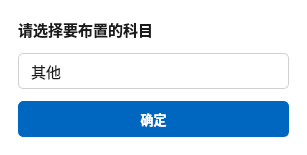
<?xml version="1.0" encoding="UTF-8"?>
<ui version="4.0">
 <class>Form</class>
 <widget class="QWidget" name="Form">
  <property name="geometry">
   <rect>
    <x>0</x>
    <y>0</y>
    <width>307</width>
    <height>155</height>
   </rect>
  </property>
  <property name="sizePolicy">
   <sizepolicy hsizetype="Minimum" vsizetype="Minimum">
    <horstretch>0</horstretch>
    <verstretch>0</verstretch>
   </sizepolicy>
  </property>
  <property name="minimumSize">
   <size>
    <width>307</width>
    <height>155</height>
   </size>
  </property>
  <property name="windowTitle">
   <string>Form</string>
  </property>
  <property name="styleSheet">
   <string notr="true">#Form {
    background-color: #FFFFFF;
}</string>
  </property>
  <layout class="QVBoxLayout" name="verticalLayout">
   <property name="leftMargin">
    <number>18</number>
   </property>
   <property name="topMargin">
    <number>18</number>
   </property>
   <property name="rightMargin">
    <number>18</number>
   </property>
   <property name="bottomMargin">
    <number>18</number>
   </property>
   <property name="spacing">
    <number>12</number>
   </property>
   <item>
    <widget class="QLabel" name="label">
     <property name="sizePolicy">
      <sizepolicy hsizetype="Preferred" vsizetype="Fixed">
       <horstretch>0</horstretch>
       <verstretch>0</verstretch>
      </sizepolicy>
     </property>
     <property name="font">
      <font>
       <family>微软雅黑</family>
       <pointsize>11</pointsize>
       <weight>75</weight>
       <bold>true</bold>
      </font>
     </property>
     <property name="styleSheet">
      <string notr="true">QLabel {
    color: #1B1B1B;
    background: transparent;
    border: none;
}</string>
     </property>
     <property name="text">
      <string>请选择要布置的科目</string>
     </property>
    </widget>
   </item>
   <item>
    <widget class="QComboBox" name="subject_choice">
     <property name="minimumSize">
      <size>
       <width>0</width>
       <height>34</height>
      </size>
     </property>
     <property name="font">
      <font>
       <family>微软雅黑</family>
       <pointsize>11</pointsize>
      </font>
     </property>
     <property name="styleSheet">
      <string notr="true">QComboBox {
    background-color: #FFFFFF;
    color: #1B1B1B;
    border: 1px solid #D0D0D0;
    border-radius: 5px;
    padding: 4px 12px;
    min-height: 26px;
}
QComboBox:hover {
    border: 1px solid #A6A6A6;
}
QComboBox:focus {
    border: 1px solid #0067C0;
}
QComboBox::drop-down {
    subcontrol-origin: padding;
    subcontrol-position: top right;
    width: 24px;
    border: none;
    background: transparent;
}
QComboBox::down-arrow {
    image: none;
    width: 0;
    height: 0;
    border-left: 4px solid transparent;
    border-right: 4px solid transparent;
    border-top: 5px solid #606060;
    margin-right: 8px;
}
QComboBox QAbstractItemView {
    background-color: #FFFFFF;
    color: #1B1B1B;
    border: 1px solid #E6E6E6;
    border-radius: 5px;
    padding: 4px;
    outline: none;
    selection-background-color: #EAF3FC;
    selection-color: #0067C0;
}</string>
     </property>
     <item>
      <property name="text">
       <string>其他</string>
      </property>
     </item>
    </widget>
   </item>
   <item>
    <widget class="QPushButton" name="confirm_button">
     <property name="sizePolicy">
      <sizepolicy hsizetype="Minimum" vsizetype="Maximum">
       <horstretch>0</horstretch>
       <verstretch>0</verstretch>
      </sizepolicy>
     </property>
     <property name="minimumSize">
      <size>
       <width>0</width>
       <height>36</height>
      </size>
     </property>
     <property name="font">
      <font>
       <family>微软雅黑</family>
       <pointsize>10</pointsize>
       <weight>75</weight>
       <bold>true</bold>
      </font>
     </property>
     <property name="cursor">
      <cursorShape>PointingHandCursor</cursorShape>
     </property>
     <property name="styleSheet">
      <string notr="true">#confirm_button {
    background-color: #0067C0;
    color: #FFFFFF;
    border: 1px solid #0067C0;
    border-radius: 5px;
    padding: 6px 24px;
}
#confirm_button:hover {
    background-color: #1976C8;
    border: 1px solid #1976C8;
}
#confirm_button:pressed {
    background-color: #005A9E;
    border: 1px solid #005A9E;
}
#confirm_button:disabled {
    background-color: #C9C9C9;
    border: 1px solid #C9C9C9;
}</string>
     </property>
     <property name="text">
      <string>确定</string>
     </property>
    </widget>
   </item>
  </layout>
 </widget>
 <resources/>
 <connections/>
</ui>
